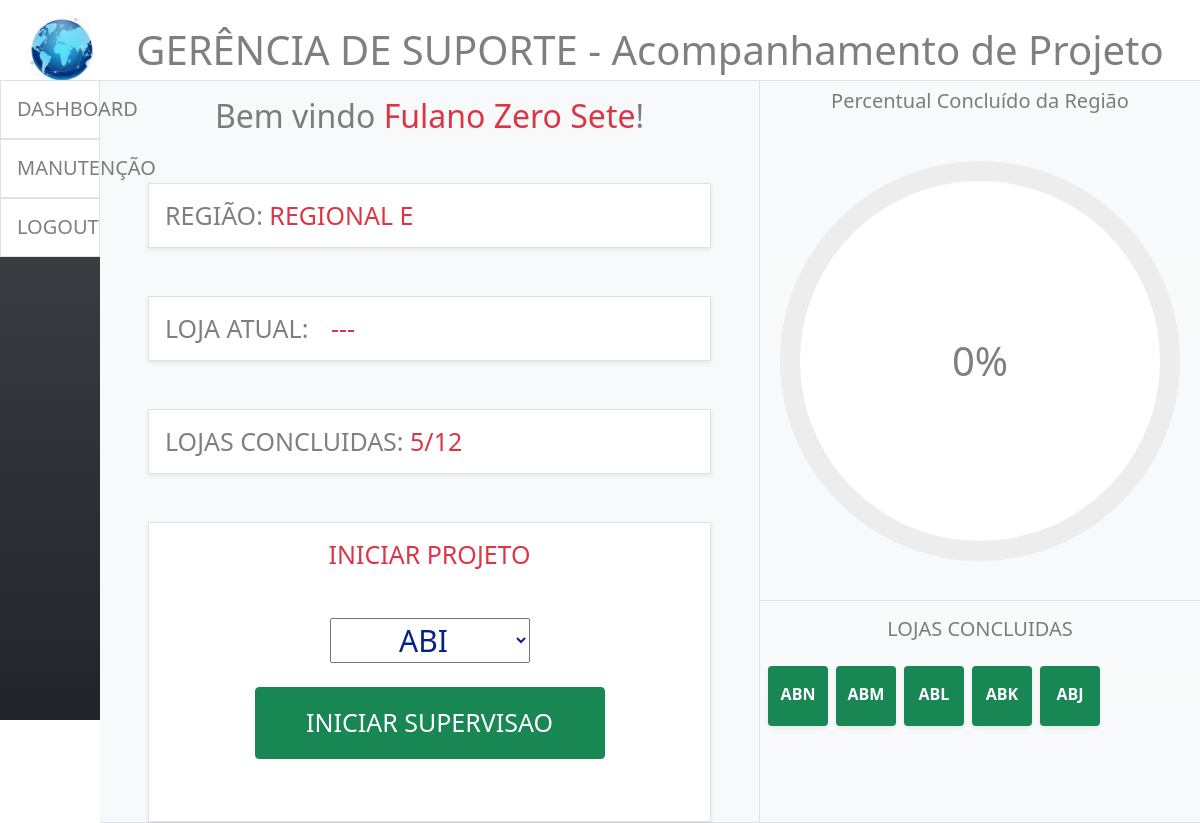
/manutencao/ (signed in), run on the app's committed database.
### dashboard/models.py (models this page shows)
class Suporte(models.Model):
    nome = models.CharField(max_length=100)
    owner = models.OneToOneField(User, on_delete=models.CASCADE)
    regiao = models.ForeignKey(Regional,blank=True, null=True, on_delete=models.CASCADE, related_name='suporte')
    equipe = models.ForeignKey(Equipe, on_delete=models.CASCADE, blank=True, null=True)
    def __str__(self):
        return self.nome
    class Meta:
        verbose_name = 'Suporte'
        verbose_name_plural = 'Suportes'

class Regional(models.Model):
    nome = models.CharField(max_length=100)
    loja_atual = models.CharField(max_length=100,blank=True,null=True,default=None)
    equipe = models.ForeignKey(Equipe,blank=True,null=True, on_delete=models.CASCADE, related_name='regional')
    ativa = models.BooleanField(default=False)
    def __str__(self):
        return self.nome
    def loja_atual_valida(self):
        if self.loja_atual is None:
            return '---'
        return self.loja_atual
    class Meta:
        verbose_name = 'Regional'
        verbose_name_plural = 'Regionais'

class Loja(models.Model):
    nome = models.CharField(max_length=100, unique=True)
    concluida = models.BooleanField(default=False)
    regiao = models.ForeignKey(Regional, blank=True, null=True, on_delete=models.CASCADE, related_name='lojas')
    equipe = models.ForeignKey(Equipe, blank=True, null=True, on_delete=models.CASCADE)
    def __str__(self):
        return self.nome
    def concluidas(self):
        total = Loja.objects.filter(concluida=True).filter(regiao__nome=self.regiao).count()
        return total
    def total_lojas_regiao(self):
        total_lojas = Loja.objects.all().filter(regiao__nome=self.regiao).count()
        return total_lojas
    def lojas_concluidas(self):
        lojas_concluidas = Loja.objects.all().filter(regiao__nome=self.regiao).filter(concluida=True)
        return lojas_concluidas
    def lojas_nao_concluidas(self):
        lojas_nao_concluidas = Loja.objects.filter(regiao__nome=self.regiao).filter(concluida=False)
        return lojas_nao_concluidas
    def percentual_concluido(self):
        total = Loja.objects.filter(concluida=True).filter(regiao__nome=self.regiao).count()
        total_lojas = Loja.objects.all().filter(regiao__nome=self.regiao).count()
        percentual = ((total/total_lojas)*100)
        return int(percentual)
    class Meta:
        verbose_name = 'Loja'
        verbose_name_plural = 'Lojas'

### dashboard/views.py (the view)
# urls.py: path('manutencao/', manutencao, name='manutencao' ),
@login_required
def manutencao(request):
    projetos = Dashboard.objects.all()
    regiao = Regional.objects.filter(equipe__nome=request.user.suporte.equipe, ativa=True)
    lojas_regiao = []
    for loja in regiao[0].lojas.all():
        lojas_regiao.append(loja.nome)
    if regiao[0].loja_atual in lojas_regiao:
        return redirect('encerrar-manutencao')
    if request.method == 'POST':
        regiao = Regional.objects.get(equipe__nome=request.user.suporte.equipe, ativa=True)
        loja_ativa = request.POST['lojas']
        regiao.loja_atual = loja_ativa
        regiao.save()
        return redirect('encerrar-manutencao')
    return render(request, 'manutencao.html', {'projetos': projetos})

### dashboard/models.py (called while the page is built)
    def __str__(self):
        return self.nome

### dashboard/templates/manutencao.html (shortened to what this page needs)
{% extends 'index.html' %}
{% block base %}
    <div class="container-fluid border-top row p-0  m-0 border-bottom col-11">
        <div class="col-7 pt-3 border-end bg-light p-0" style="width: 60%;">
            <div class="text-center">
                <span class="display-6 text-black-50" style="font-size: xx-large;">Bem vindo <span class="text-danger">{{request.user.suporte}}</span>!</span>
            </div>
            <div class="mt-5 ms-5 me-5  text-black-50 border shadow-sm p-3 bg-white">
                <span class="display-6" style="font-size: 25px;">REGIÃO:<span class="text-danger"> {{request.user.suporte.regiao}}</span></span>
            </div>
            <div class="mt-5 ms-5 me-5  text-black-50 border shadow-sm p-3 bg-white">
                <span class="display-6" style="font-size: 25px;">LOJA ATUAL:<span class="text-danger ms-3" id="loja-atual"> {{request.user.suporte.regiao.loja_atual_valida}}</span></span>
            </div>
            <div class="mt-5 ms-5 me-5 text-black-50 border shadow-sm p-3 bg-white">
                <span class="display-6" style="font-size: 25px;">LOJAS CONCLUIDAS:<span class="text-danger"> {{request.user.suporte.regiao.lojas.first.concluidas}}/{{request.user.suporte.regiao.lojas.first.total_lojas_regiao}}</span></span>
            </div>
            {%block manutencao%}
            <div class="manutencao-um border mt-5 ms-5 pt-3 me-5 bg-white shadow-sm text-center" style="height: 300px;">
                <span class="display-6 text-danger" style="font-size: 25px;">INICIAR PROJETO</span>
                <div class="forms-projeto">
                    <form action="{% url 'manutencao'%}" method="POST">
                        <select class="display-6 mt-5" name="lojas" style="font-size: 30px; color: rgb(7, 31, 139); width: 200px;">
                            {%for loja in request.user.suporte.regiao.lojas.first.lojas_nao_concluidas%}<option class="text-center">{{loja}}</option>{%endfor%}
                        </select>
                        <div class="d-flex justify-content-center mt-4">
                            <input class="btn btn-success p-3" type="submit" style="width: 350px; font-size: 25px;" value="INICIAR SUPERVISAO">
                        </div>
                    </form>
                </div>
            </div>
            {%endblock%}
        </div>
        <div class="col-4 m-0 p-0" style="width: 40%;">
            <div class="d-block bg-light bg-gradient" style="height: 70%;">
                <div class="text-center pt-2">
                    <span class="display-6 text-black-50" style="font-size: 20px;">
                        Percentual Concluído da Região
                    </span>
                </div>
                <div class="circulo-progresso border-bottom pb-4 d-flex justify-content-center align-items-center" style="height: 100%;">
                    <div class="circulo-manutencao" style="height: 400px;width: 400px; position:relative;border-radius: 50%;background: conic-gradient(#069aef 0deg, #ededed 0deg);display: flex;align-items: center; justify-content: center;">
                        <span class="progresso-manutencao display-6 text-black-50 ">0%</span>
                    </div>
                </div>
            </div>
            <div class="bg-light bg-gradient" style="height: 30%;">
                <div class="d-block  border-top text-black-50 p-3 text-center">
                    <span class="display-6" style="font-size: 20px;">LOJAS CONCLUIDAS</span>
                </div>
                <div class="d-flex flex-wrap text-center justify-content-start">
                    {%for loja in request.user.suporte.regiao.lojas.first.lojas_concluidas%}
                    <div class="loja-regiao d-inline-block pt-3 mt-2 ms-2 rounded bg-success text-white shadow-sm" style="height: 60px;width: 60px ;font-weight:bold;">
                            {{loja}}
                    </div>
                    {%endfor%}
                </div>
            </div>
        </div>
    </div>
{% endblock  %}

### dashboard/static/css/style.css (style rules this page uses)
.circulo-manutencao::before { content: ''; position: absolute; height: 90%; width: 90%; border-radius: 50%; background-color: #fff; }
.progresso-manutencao { position: relative; }

### data on the page
Loja: nome "ABN"
Loja: nome "ABM"
Loja: nome "ABL"
Loja: nome "ABK"
Loja: nome "ABJ"

### other printed values
{{ request.user.suporte }} "Fulano Zero Sete"
{{ request.user.suporte.regiao }} "REGIONAL E"
{{ request.user.suporte.regiao.loja_atual_valida }} "---"
{{ request.user.suporte.regiao.lojas.first.concluidas }} "5"
{{ request.user.suporte.regiao.lojas.first.total_lojas_regiao }} "12"
form field lojas "ABI"
